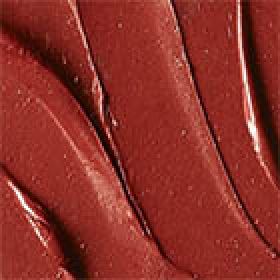
#> input picture image/lip/mac/mac12.jpg, 140 x 140 px (shown 2 times larger)
$ python lip.py
#> lines starting #> are read from the running program, lines starting #| are printed output that depends on the picture
import cv2
import numpy
import matplotlib

image = cv2.imread("mac/mac12.jpg")
#> image is the input picture: shape (140, 140, 3); mean B, G, R 39.5, 47.2, 140.2
cols, rows=image.shape[:2]
#> cols = 140; rows = 140


b,g,r = cv2.split(image)       # get b,g,r
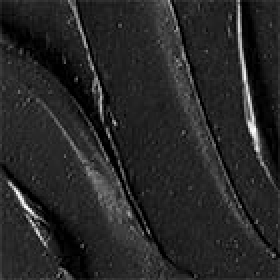
#> b: shape (140, 140) (shown 2 times larger); min 0, max 255, mean 39.5
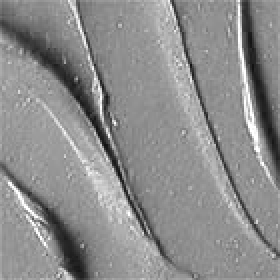
#> r: shape (140, 140) (shown 2 times larger); min 16, max 255, mean 140.2
rgb_img = cv2.merge([r,g,b])
colrow=cols*rows
#> colrow = 19600
B=int(numpy.mean(b))
#> B = 39
G=int(numpy.mean(g))
#> G = 47
R=int(numpy.mean(r))
#> R = 140

print (R,G,B)
#| 140 47 39

$ run again, with image/lip/mac/mac1.jpg copied over image/lip/mac/mac12.jpg
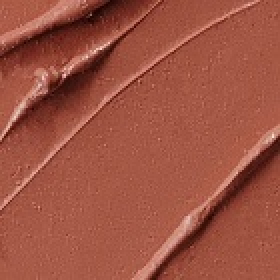
#> input picture image/lip/mac/mac1.jpg, 140 x 140 px (shown 2 times larger)
#> image is the input picture: shape (140, 140, 3); mean B, G, R 66, 82.7, 157.1
#> `b,g,r = cv2.split(image)`:
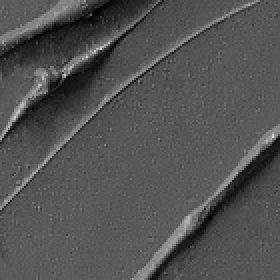
#> g: shape (140, 140) (shown 2 times larger); min 0, max 220, mean 82.7
#> `b,g,r = cv2.split(image)`:
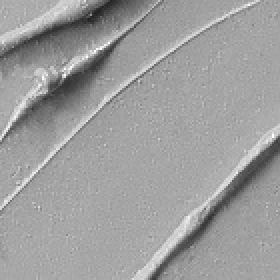
#> r: shape (140, 140) (shown 2 times larger); min 33, max 255, mean 157.1
#> B = 65
#> G = 82
#> R = 157
#| 157 82 65

$ run again, with image/lip/mac/mac10.jpg copied over image/lip/mac/mac12.jpg
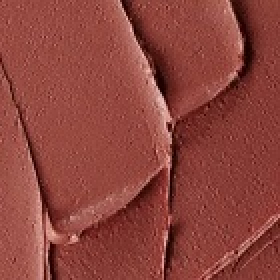
#> input picture image/lip/mac/mac10.jpg, 140 x 140 px (shown 2 times larger)
#> image is the input picture: shape (140, 140, 3); mean B, G, R 60.6, 68, 141.3
#> `b,g,r = cv2.split(image)`:
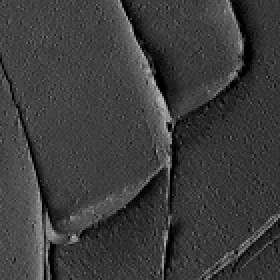
#> b: shape (140, 140) (shown 2 times larger); min 0, max 188, mean 60.6
#> `b,g,r = cv2.split(image)`:
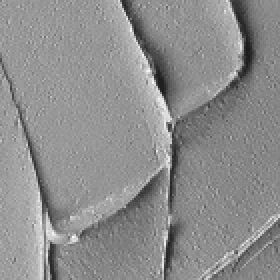
#> r: shape (140, 140) (shown 2 times larger); min 26, max 255, mean 141.3
#> B = 60
#> G = 68
#> R = 141
#| 141 68 60

$ run again, with image/lip/mac/mac11.jpg copied over image/lip/mac/mac12.jpg
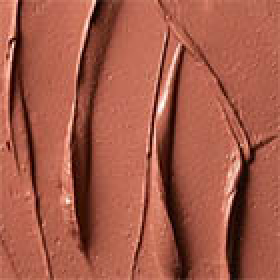
#> input picture image/lip/mac/mac11.jpg, 140 x 140 px (shown 2 times larger)
#> image is the input picture: shape (140, 140, 3); mean B, G, R 72.4, 90.4, 164.8
#> `b,g,r = cv2.split(image)`:
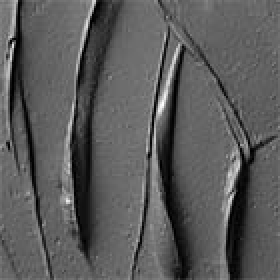
#> g: shape (140, 140) (shown 2 times larger); min 0, max 254, mean 90.4
#> `b,g,r = cv2.split(image)`:
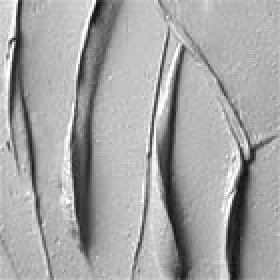
#> r: shape (140, 140) (shown 2 times larger); min 15, max 255, mean 164.8
#> B = 72
#> G = 90
#> R = 164
#| 164 90 72
